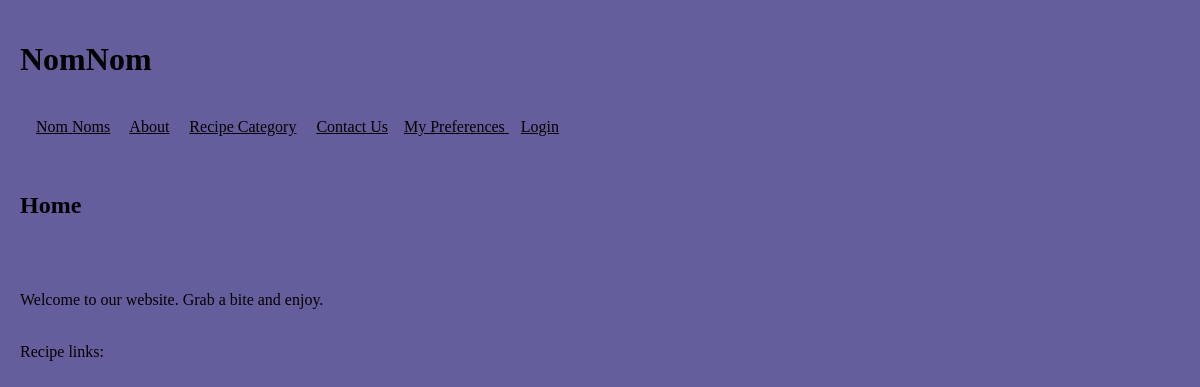
Before: /front-end/index.php with the older database file.
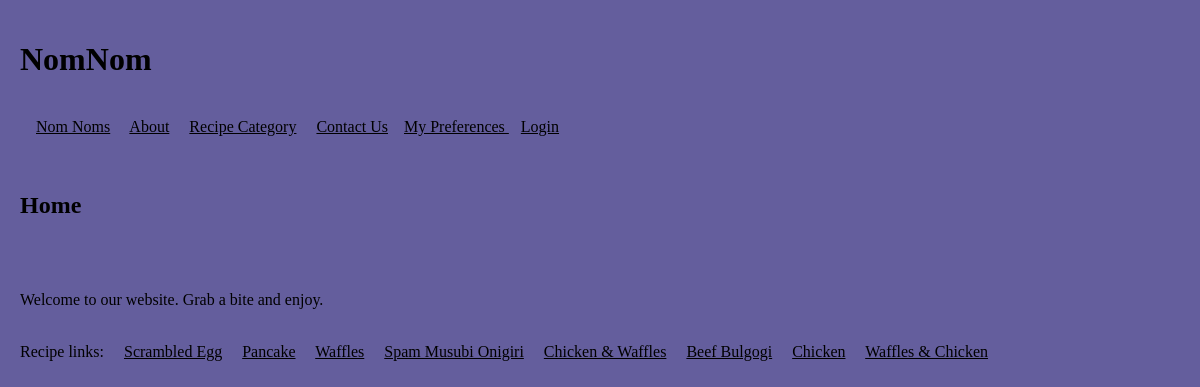
After: the same page with the newer database file.
### tables this page shows
create table if not exists pages(
 id int not null AUTO_INCREMENT PRIMARY KEY,
 Title varchar(25) Not null,
  
 Header1 varchar(25),
 Text1 longtext,
 ParentPage int DEFAULT 0,
 isActive int
);

### back-end/dbConnector.php (called while the page is built, shortened)
<?php
function MyPagesGet($dbConn, $Parent=0) {
    $query = "SELECT id, Title, Header1, Text1 FROM Pages where isActive = 1 and ParentPage = " . $Parent . ";";
    return @mysqli_query($dbConn, $query);
}
function MyRecipesAllGet($dbConn)
{
    $query = "SELECT id, Title, Header1, Text1, ParentPage, isActive FROM Pages where isActive = 1 and ParentPage != 0 and ParentPage != 3 order by ParentPage asc;";
    return @mysqli_query($dbConn, $query);
}
function PageContentGet($dbConn, $Id) {
    $query = "SELECT id, Title, Header1, Text1 FROM Pages where isActive = 1 and id = " . $Id;
    $return = @mysqli_query($dbConn, $query);
return $return;
}
?>

### Helper.php (the view, shortened to what this page needs)
<?php
include_once "back-end/dbConnector.php";
?>
<?php
function MenuDisplay($dataset)
{
    $myDbConn = ConnGet();
    if ($dataset) {
        while ($row = mysqli_fetch_array($dataset)) {
            echo ' &nbsp; &nbsp; <a href="Index.php?PageId=' . $row['id'] . '" >' . $row['Title'] . '</a>';
        }
    }
    else {
        echo "No menu items<br />";
        echo mysqli_error($myDbConn);
    }
}
function PageDisplay($PageData)
{
    if ($PageData) {
        $row = mysqli_fetch_array($PageData);
        echo ' &nbsp; &nbsp; <h2> ' . $row['Header1'] . ' </h2> <br />';
        echo ' &nbsp; &nbsp; <p> ' . $row['Text1'] . '</p> <br />';
    }
    else {
        echo "No Page data to display <br />";
    }
}
?>

### front-end/MyHeader.php (shortened to what this page needs)
<?php
include_once "../back-end/dbConnector.php";
include_once "../Helper.php";
?>
<?php
$myStyle = "1";
$MyHeader = "NomNom";
?>
<!DOCTYPE html>
<html lang="en">
<head>
    <?php
    switch ($myStyle) {
        case "1":
            echo '<link rel="stylesheet" type="text/css"  href="/myStyle1.css">';
            break;
    }
    ?>
</head>
<body>
<h1><?php echo $MyHeader ?></h1>
<br />
<?php
$myDbConn = ConnGet();
$recordset = MyPagesGet($myDbConn, 0);
MenuDisplay($recordset);
?>
    &nbsp; &nbsp;<a href="../Preferences.php">My Preferences </a>
<?php
if ($_SESSION["isAdmin"] == 1) {
    echo '  &nbsp; &nbsp;<a href="pageAdd.php">Add Page</a>';
    echo '  &nbsp; &nbsp;<a href="pageRemove.php">Remove Page</a>';
    echo '  &nbsp; &nbsp;<a href="pageRestore.php">Restore Page</a>';
}
else {
    echo '  &nbsp; &nbsp;<a href="Login.php">Login</a>';
}
?>
<br />
<br />

### front-end/index.php (shortened to what this page needs)
<?php
include_once "MyHeader.php";
?>
<?php
$PageId = "1";
?>
<?php
$PageData = PageContentGet($myDbConn, $PageId);
PageDisplay($PageData);
$SubPages = MyPagesGet($myDbConn, $PageId);
if (($PageId != "1") && ($SubPages) && ($SubPages->num_rows > 0)) {
    echo "Sub page links: ";
    MenuDisplay($SubPages);
    mysqli_free_result($SubPages);
}
else if ($PageId == "1")
{
    $SubPages = MyRecipesAllGet($myDbConn);
    echo "Recipe links: ";
}
?>
<?php
include_once "MyFooter.php";
?>

### front-end/MyFooter.php
</body>
</html>

### myStyle1.css (style rules this page uses)
a { color: #000000; }

Changed rows visible on the page:
added pages: Title "Scrambled Egg"
added pages: Title "Pancake"
added pages: Title "Waffles"
added pages: Title "Spam Musubi Onigiri"
added pages: Title "Chicken & Waffles"
added pages: Title "Beef Bulgogi"
added pages: Title "Chicken"
added pages: Title "Waffles & Chicken"
